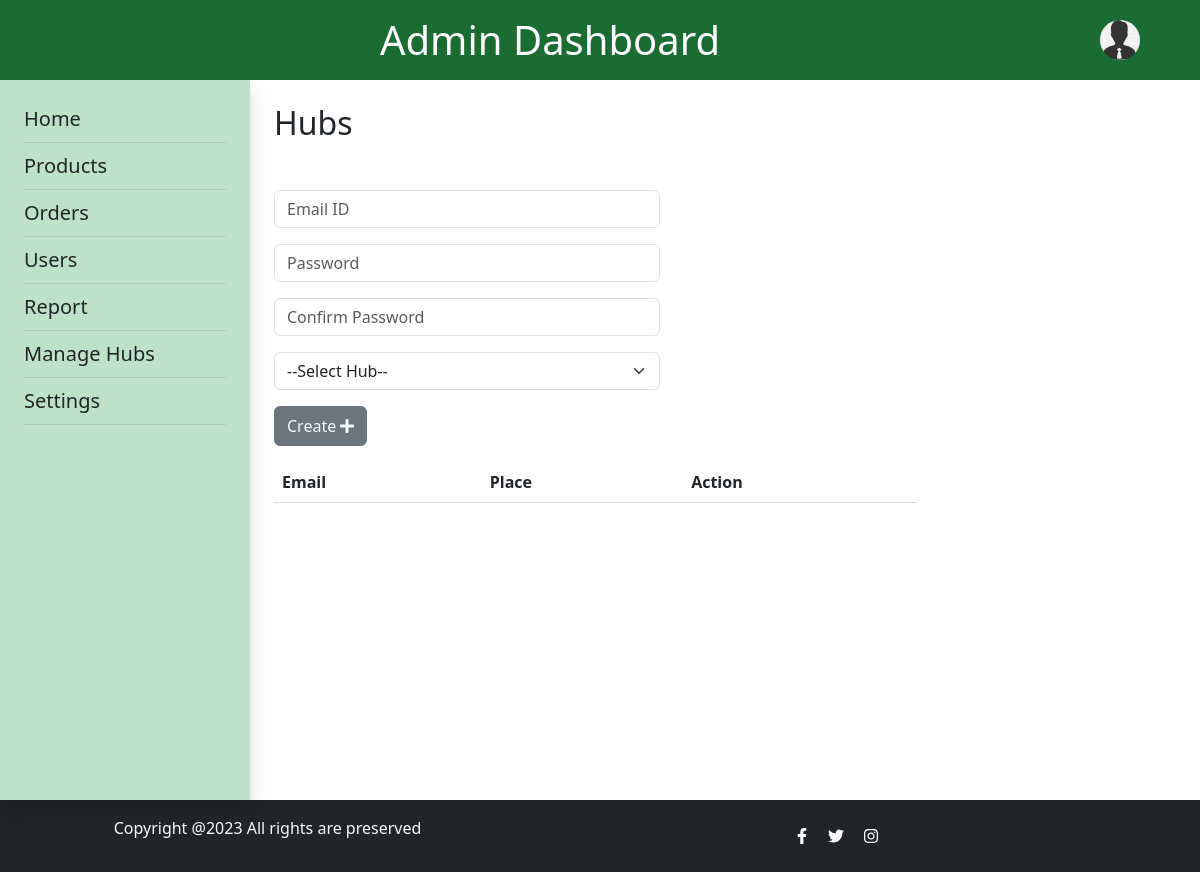
The page /admin_hubs/ on the database as committed earlier.
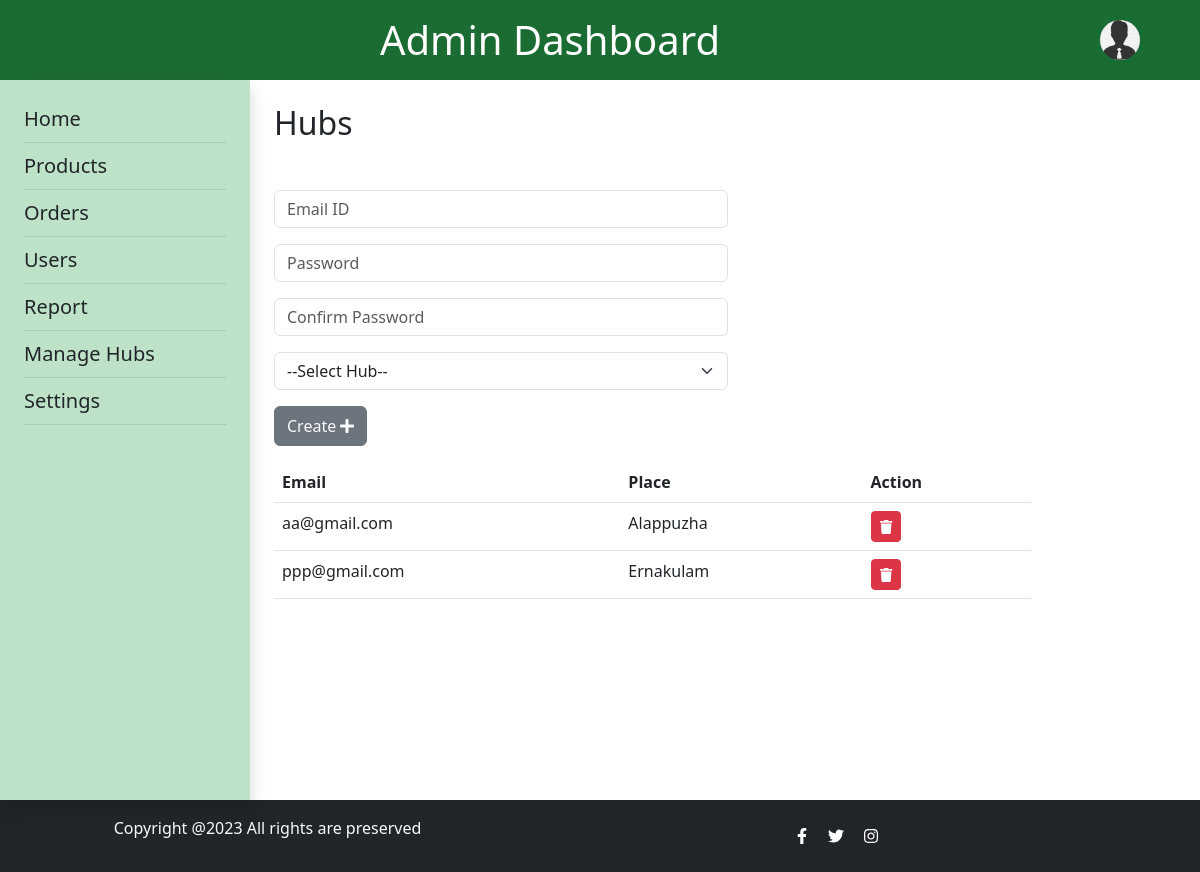
The same page on the database as committed later.
### userapp/models.py (models this page shows, shortened)
class CustomUser(AbstractUser):
    username = None
    USERNAME_FIELD  = 'email'
    first_name = models.CharField(max_length=100, default='')
    last_name   = models.CharField(max_length=100, default='')
    email = models.EmailField(unique=True)
    password = models.CharField(max_length=128,null=True)
    is_customer = models.BooleanField(default=False)
    is_seller = models.BooleanField(default=False)
    hub_status = models.BooleanField(default=False)
    pan_number = models.CharField(max_length=25, null=True)
    REQUIRED_FIELDS = []

### agriselect/views.py (the view, shortened to what this page needs)
# urls.py: path('admin_hubs/', views.admin_hubs, name='admin_hubs'),
def admin_hubs(request):
    hubs = CustomUser.objects.filter(hub_status=True)
    return render(request, 'admin_hubs.html',{'hubs': hubs})

### template/admin_hubs.html (shortened to what this page needs)
{% load static %}
<!DOCTYPE html>
<html lang="en">
<head>
    <link rel="stylesheet" href="https://cdn.jsdelivr.net/npm/bootstrap@5.3.0/dist/css/bootstrap.min.css">
    <link rel="stylesheet" href="https://cdnjs.cloudflare.com/ajax/libs/font-awesome/6.3.0/css/all.min.css">
</head>
<body>
    <header class="py-3 d-flex" style="background-color: #1b6c32 ;padding-right: 5%;">
        <div class="container text-center">
            <h1 class="mb-0 text-white">Admin Dashboard</h1>
        </div>
        <div class="dropdown">
            <img src="{% static "img/admin_icon.jpg" %}" alt="User Avatar" class="rounded-circle dropdown-toggle mt-1" id="userDropdown" data-bs-toggle="dropdown" aria-expanded="false" style="width: 40px; height: 40px; cursor: pointer;">
        </div>
    </header>
    <div class="d-flex">
        <nav class="sidenav shadow p-4" style="width: 250px; height: calc(100vh - 80px);background-color: #bee2c8;">
            <ul class="list-unstyled">
                <li><a href="{% url 'admin_dashboard' %}" class="text-dark text-decoration-none fs-5">Home</a></li>
                <li class="pb-2 mb-2" style="border-bottom: 1px solid rgba(0, 0, 0, 0.1);">
                <li><a href="{% url 'admin_products' %}" class="text-dark text-decoration-none fs-5">Products</a></li>
                <li class="pb-2 mb-2" style="border-bottom: 1px solid rgba(0, 0, 0, 0.1);">
                <li><a href="{% url 'admin_orders' %}" class="text-dark text-decoration-none fs-5">Orders</a></li>
                <li class="pb-2 mb-2" style="border-bottom: 1px solid rgba(0, 0, 0, 0.1);">
                <li><a href="{% url 'admin_users' %}" class="text-dark text-decoration-none fs-5">Users</a></li>
                <li class="pb-2 mb-2" style="border-bottom: 1px solid rgba(0, 0, 0, 0.1);">
                <li><a href="{% url 'admin_report' %}" class="text-dark text-decoration-none fs-5">Report</a></li>
                <li class="pb-2 mb-2" style="border-bottom: 1px solid rgba(0, 0, 0, 0.1);">
                <li><a href="{% url 'admin_hubs' %}" class="text-dark text-decoration-none fs-5">Manage Hubs</a></li>
                <li class="pb-2 mb-2" style="border-bottom: 1px solid rgba(0, 0, 0, 0.1);">
                <li><a href="{% url 'admin_settings' %}" class="text-dark text-decoration-none fs-5">Settings</a></li>
                <li class="pb-2 mb-2" style="border-bottom: 1px solid rgba(0, 0, 0, 0.1);">
            </ul>
        </nav>
        <main class="ms-4 mt-4">
            <section class="content">
                <h2>Hubs</h2><br>
                <div id="createForm" class="mt-3">
                    <form id="createForm" method="post" action="{% url 'admin_hubs' %}">
                        <div class="mb-3">
                            <input type="text" class="form-control mb-3" id="email" name="email" placeholder="Email ID" style="width: 150%;" required>
                            <input type="password" class="form-control mb-3" id="password" name="password" placeholder="Password" style="width: 150%;" required>
                            <input type="password" class="form-control mb-3" id="confirm-password" name="confirm-password" placeholder="Confirm Password" style="width: 150%;" required>
                            <select class="form-select mb-3" id="place" name="place" style="width: 150%;">
                                <option value="" disabled selected>--Select Hub--</option>
                            </select>
                        </div>
                        <button type="submit" id="createFormBtn" class="btn btn-secondary text-light" style="height: 40px;">Create <i class="fas fa-plus"></i></button>
                    </form>
                </div>
                <div class="mt-3">
                    <table class="table" style="width: 250%;">
                        <thead>
                            <tr>
                                <th>Email</th>
                                <th>Place</th>
                                <th>Action</th>
                            </tr>
                        </thead>
                        <tbody>
                            {% for hub in hubs %}
                            <tr>
                                <td>{{ hub.email }}</td>
                                <td>{{ hub.first_name }}</td>
                                <td>
                                    <a href="{% url 'delete_hub' hub.id %}" class="btn btn-danger btn-sm" onclick="return confirm('Are you sure you want to delete this hub?')">
                                        <i class="fas fa-trash"></i>
                                    </a>
                                </td>
                            </tr>
                            {% endfor %}
                        </tbody>
                    </table>
                </div>
            </section>
        </main>
    </div>
    <footer class="footer mt-0 py-3 bg-dark">
        <div class="container text-center">
        <div class="row text-center text-md-left align-items-center">
            <div class="col-md-5">
            <p class="text-light">Copyright @2023 All rights are preserved</p>
            </div>
            <div class="col-md-7">
            <a href="#" class="social-icons text-white"><i class="fab fa-facebook-f"></i></a>
            <a href="#" class="social-icons text-white"><i class="fab fa-twitter"></i></a>
            <a href="#" class="social-icons text-white"><i class="fab fa-instagram"></i></a>
            </div>
        </div>
        </div>
    </footer>
</body>
</html>

Rows that differ between the two databases and show on the page:
added CustomUser: email "aa@gmail.com", first_name "Alappuzha"
added CustomUser: email "ppp@gmail.com", first_name "Ernakulam"
